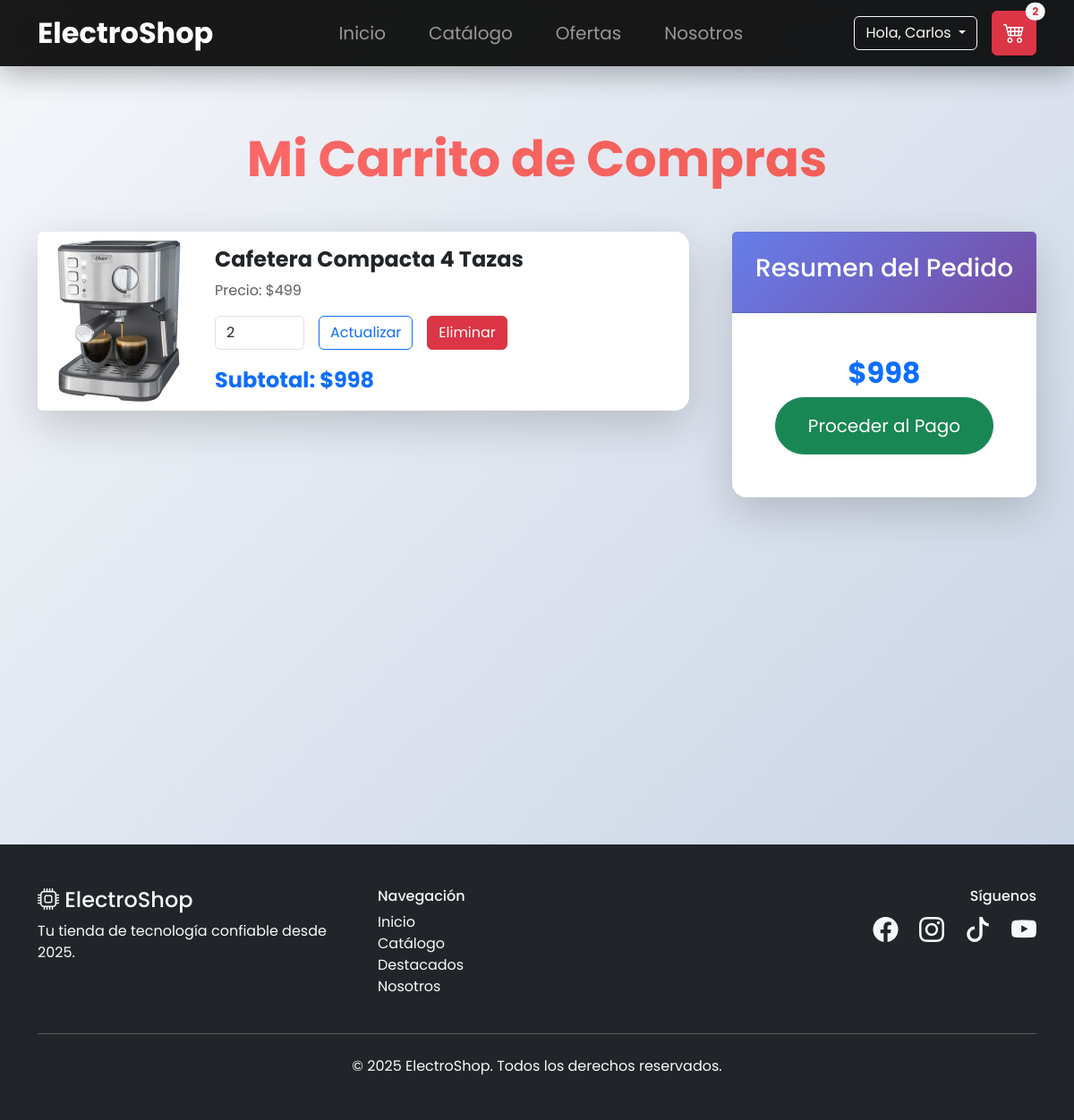
The app's page /carrito.php (signed in) with its own data.
### tables this page shows
CREATE TABLE `carrito_detalle` (
  `id_carrito_detalle` int(11) NOT NULL,
  `id_carrito` int(11) NOT NULL,
  `id_producto` int(11) NOT NULL,
  `cantidad` int(11) NOT NULL,
  `precio_unitario` decimal(10,2) NOT NULL,
  `subtotal` decimal(10,2) NOT NULL
);

CREATE TABLE `producto` (
  `id_producto` int(11) NOT NULL,
  `nombre_producto` varchar(150) NOT NULL,
  `descripcion` text DEFAULT NULL,
  `precio` decimal(10,2) NOT NULL,
  `stock` int(11) NOT NULL,
  `imagen` varchar(255) DEFAULT NULL,
  `id_categoria` int(11) DEFAULT NULL
);

### carrito.php (the view, shortened to what this page needs)
<?php
include 'includes/header.php';
include 'includes/db.php';
$stmt = $pdo->prepare("
    SELECT cd.id_carrito_detalle, cd.cantidad, cd.precio_unitario, cd.subtotal,
           p.nombre_producto, p.imagen, p.stock
    FROM carrito_detalle cd
    JOIN carrito c ON cd.id_carrito = c.id_carrito
    JOIN producto p ON cd.id_producto = p.id_producto
    WHERE c.id_usuario = ?
");
$stmt->execute([$_SESSION['usuario_id']]);
$items = $stmt->fetchAll();
$total = array_sum(array_column($items, 'subtotal'));
?>
<div class="container py-5 mt-5 min-vh-100">
    <h1 class="display-4 fw-bold text-center mb-5" style="background:linear-gradient(45deg,#ff6b6b,#ee5a52);-webkit-background-clip:text;color:transparent;">
    </h1>
    <?php if (empty($items)): ?>
        <div class="text-center py-5">
            <i class="bi bi-cart-x display-1 text-muted"></i>
            <h3>Tu carrito está vacío</h3>
            <a href="catalogo.php" class="btn btn-gradiente btn-lg">Ir a Comprar</a>
        </div>
    <?php else: ?>
        <form method="POST">
            <div class="row g-5">
                <div class="col-lg-8">
                    <?php foreach ($items as $item): ?>
                        <div class="card mb-4 shadow-lg border-0 rounded-4">
                            <div class="row g-0 align-items-center">
                                <div class="col-md-3">
                                    <img src="assets/img/<?= $item['imagen'] ?: 'placeholder.jpg' ?>" class="img-fluid rounded-start" style="height:200px;object-fit:cover;">
                                </div>
                                <div class="col-md-9">
                                    <div class="card-body">
                                        <h4 class="fw-bold"><?= htmlspecialchars($item['nombre_producto']) ?></h4>
                                        <p class="text-muted">Precio: $<?= number_format($item['precio_unitario'],0,',','.') ?></p>
                                        <div class="d-flex align-items-center gap-3 my-3">
                                            <input type="number" name="cantidad[<?= $item['id_carrito_detalle'] ?>]"
                                                   value="<?= $item['cantidad'] ?>" min="1" max="<?= $item['stock'] ?>"
                                                   class="form-control" style="width:100px;">
                                            <button type="submit" name="actualizar" class="btn btn-outline-primary">Actualizar</button>
                                            <a href="?eliminar=<?= $item['id_carrito_detalle'] ?>" class="btn btn-danger">Eliminar</a>
                                        </div>
                                        <div class="fs-4 text-primary fw-bold">
                                            Subtotal: $<?= number_format($item['subtotal'],0,',','.') ?>
                                        </div>
                                    </div>
                                </div>
                            </div>
                        </div>
                    <?php endforeach; ?>
                </div>
                <div class="col-lg-4">
                    <div class="card shadow-lg border-0 rounded-4 sticky-top" style="top:120px;">
                        <div class="card-header text-white text-center py-4" style="background:var(--gradiente);">
                            <h3>Resumen del Pedido</h3>
                        </div>
                        <div class="card-body p-5 text-center">
                            <h2 class="text-primary fw-bold">$<?= number_format($total,0,',','.') ?></h2>
                            <button type="submit" formaction="checkout.php" class="btn btn-success btn-lg w-100 rounded-pill py-3">
                                Proceder al Pago
                            </button>
                        </div>
                    </div>
                </div>
            </div>
        </form>
    <?php endif; ?>
</div>
<?php include 'includes/footer.php'; ?>

### includes/header.php (style rules this page uses)
:root { --gradiente: linear-gradient(135deg, #667eea 0%, #764ba2 100%); --azul: #00d2ff; --morado: #3a7bd5; }
body { font-family: 'Poppins', sans-serif; background: linear-gradient(135deg, #f5f7fa 0%, #c3cfe2 100%); min-height: 100vh; }

### records on screen
carrito_detalle: id_producto.imagen (picture), id_producto.nombre_producto "Cafetera Compacta 4 Tazas", precio_unitario "499", cantidad "2", subtotal "998"

### other values on screen
$_SESSION['usuario_nombre'] "Carlos"
$total "2"
$total "998"
